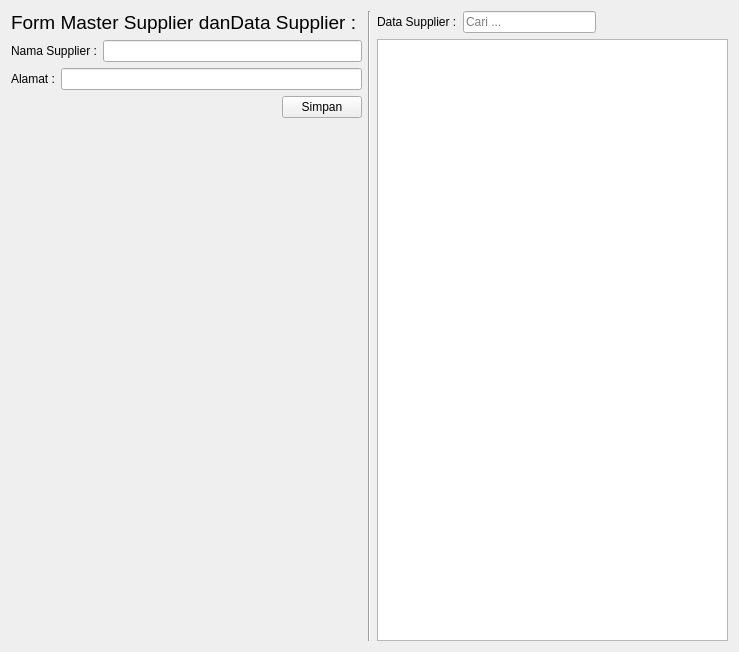
<?xml version="1.0" encoding="UTF-8"?>
<ui version="4.0">
 <class>SupplierMenu</class>
 <widget class="QWidget" name="SupplierMenu">
  <property name="geometry">
   <rect>
    <x>0</x>
    <y>0</y>
    <width>739</width>
    <height>652</height>
   </rect>
  </property>
  <property name="windowTitle">
   <string>Form</string>
  </property>
  <layout class="QHBoxLayout" name="horizontalLayout">
   <item>
    <layout class="QVBoxLayout" name="verticalLayout_4">
     <item>
      <widget class="QLabel" name="label_6">
       <property name="font">
        <font>
         <pointsize>14</pointsize>
        </font>
       </property>
       <property name="text">
        <string>Form Master Supplier danData Supplier :</string>
       </property>
      </widget>
     </item>
     <item>
      <layout class="QHBoxLayout" name="horizontalLayout_8">
       <item>
        <widget class="QLabel" name="label_8">
         <property name="text">
          <string>Nama Supplier :</string>
         </property>
        </widget>
       </item>
       <item>
        <widget class="QLineEdit" name="editNamaSupplier"/>
       </item>
      </layout>
     </item>
     <item>
      <layout class="QHBoxLayout" name="horizontalLayout_4">
       <item>
        <widget class="QLabel" name="label_4">
         <property name="text">
          <string>Alamat :</string>
         </property>
        </widget>
       </item>
       <item>
        <widget class="QLineEdit" name="editAlamat"/>
       </item>
      </layout>
     </item>
     <item>
      <layout class="QHBoxLayout" name="horizontalLayout_6">
       <item>
        <spacer name="horizontalSpacer_4">
         <property name="orientation">
          <enum>Qt::Orientation::Horizontal</enum>
         </property>
         <property name="sizeHint" stdset="0">
          <size>
           <width>40</width>
           <height>20</height>
          </size>
         </property>
        </spacer>
       </item>
       <item>
        <widget class="QPushButton" name="btnSimpan">
         <property name="text">
          <string>Simpan</string>
         </property>
        </widget>
       </item>
      </layout>
     </item>
     <item>
      <spacer name="verticalSpacer">
       <property name="orientation">
        <enum>Qt::Orientation::Vertical</enum>
       </property>
       <property name="sizeHint" stdset="0">
        <size>
         <width>20</width>
         <height>40</height>
        </size>
       </property>
      </spacer>
     </item>
    </layout>
   </item>
   <item>
    <widget class="Line" name="line">
     <property name="orientation">
      <enum>Qt::Orientation::Vertical</enum>
     </property>
    </widget>
   </item>
   <item>
    <layout class="QVBoxLayout" name="verticalLayout_5">
     <item>
      <layout class="QHBoxLayout" name="horizontalLayout_7">
       <item>
        <widget class="QLabel" name="label_7">
         <property name="text">
          <string>Data Supplier :</string>
         </property>
        </widget>
       </item>
       <item>
        <widget class="QLineEdit" name="editCariDataSupplier">
         <property name="placeholderText">
          <string>Cari ...</string>
         </property>
        </widget>
       </item>
       <item>
        <spacer name="horizontalSpacer_5">
         <property name="orientation">
          <enum>Qt::Orientation::Horizontal</enum>
         </property>
         <property name="sizeHint" stdset="0">
          <size>
           <width>40</width>
           <height>20</height>
          </size>
         </property>
        </spacer>
       </item>
      </layout>
     </item>
     <item>
      <widget class="QTableView" name="tableDataSupplier"/>
     </item>
    </layout>
   </item>
  </layout>
 </widget>
 <resources/>
 <connections/>
</ui>
